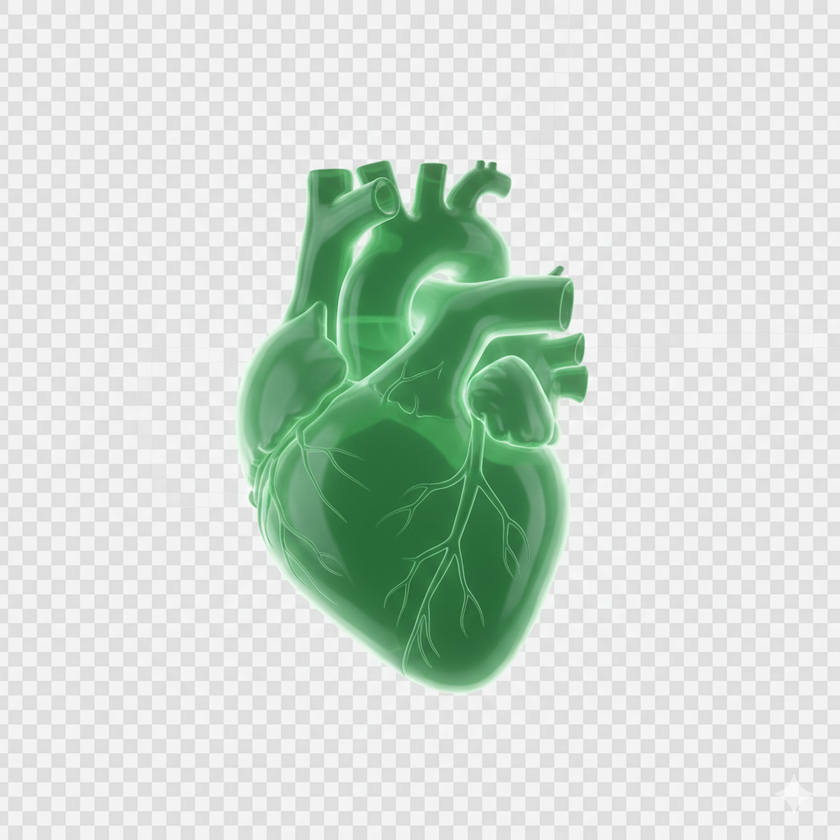
#> input picture local_img/Gemini_Generated_Image_jolgwrjolgwrjolg.png, 840 x 840 px, shrunk from 1024 x 1024 before the run, found by its file name
$ python remove_bg.py
#> lines starting #> are read from the running program, lines starting #| are printed output that depends on the picture
from PIL import Image, ImageDraw
import sys

def remove_background(input_path, output_path):
    print(f"Processing {input_path}...")
    img = Image.open(input_path).convert("RGBA")
#> img is the input picture: PIL image 840x840 RGBA; mean R, G, B, A 204.9, 217.2, 207.8, 255
    width, height = img.size
#> width = 840; height = 840
    pixels = img.load()

    # Grid of visited pixels
    visited = set()
    queue = []

    # Start from corners
    corners = [(0, 0), (width-1, 0), (0, height-1), (width-1, height-1)]
#> corners = [(0, 0), (839, 0), (0, 839), (839, 839)]
    for x, y in corners:
        queue.append((x, y))
        visited.add((x, y))
#> after the loop, queue = [(0, 0), (839, 0), (0, 839), (839, 839)]

    # Heuristic: Background is low saturation (white/grey)
    # Heart is Green (High Saturation)
    # Highlights are White (Low Saturation) but not connected to border (hopefully)

    def is_background_candidate(r, g, b):
        # Calculate Saturation approximately
        cmax = max(r, g, b)
        cmin = min(r, g, b)
        delta = cmax - cmin

        # High brightness?
        if cmax < 50: return False # Too dark, probably edge of heart? Background is usually bright.

        # Low saturation? (White or Grey)
        # If delta is small relative to cmax, saturation is low.
        if cmax > 0:
            sat = delta / cmax
        else:
            sat = 0

        return sat < 0.25 and cmax > 150 # White/Grey checks

    while queue:
        x, y = queue.pop(0)

        # Make transparent
        r, g, b, a = pixels[x, y]
        pixels[x, y] = (r, g, b, 0)

        # Check neighbors
        for dx, dy in [(-1, 0), (1, 0), (0, -1), (0, 1)]:
            nx, ny = x + dx, y + dy

            if 0 <= nx < width and 0 <= ny < height:
                if (nx, ny) not in visited:
                    nr, ng, nb, na = pixels[nx, ny]
                    if is_background_candidate(nr, ng, nb):
                        visited.add((nx, ny))
                        queue.append((nx, ny))
#> this loop made 581662 passes
#> (r, g, b) on passes 1 to 3: (223, 225, 225), (241, 244, 242), (242, 242, 242)
#> after the loop, queue = []; visited = 581662 items

    img.save(output_path)
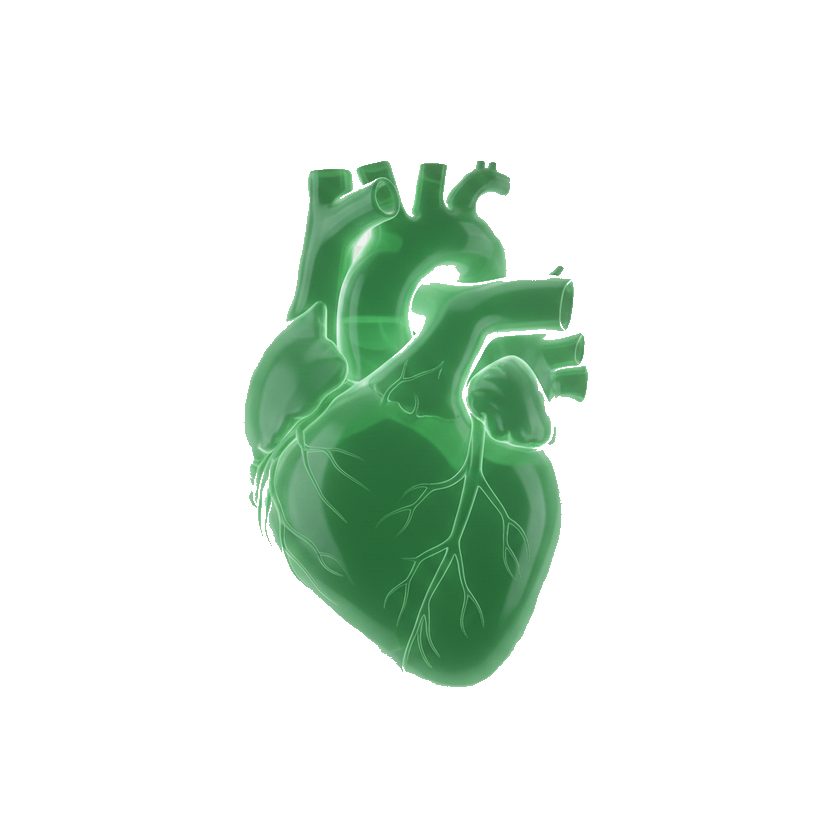
#> saved as logo_final.png: PIL image 840x840 RGBA; mean R, G, B, A 204.9, 217.2, 207.8, 44.8; transparent parts drawn white
    print(f"Saved transparent logo to {output_path}")

if __name__ == "__main__":
    remove_background(
        "/home/rkm/Desktop/project/proj_new/local_img/Gemini_Generated_Image_jolgwrjolgwrjolg.png",
        "/home/rkm/Desktop/project/proj_new/public/logo_final.png"
    )
